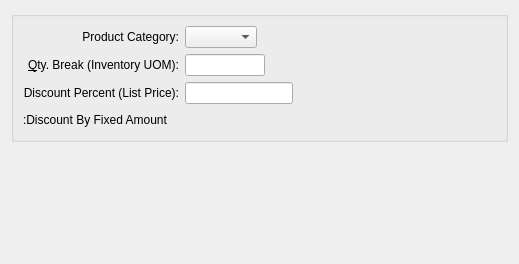
       <widget class="QWidget" name="prodcat">
        <layout class="QGridLayout">
         <item row="0" column="0">
          <widget class="QGroupBox" name="_prodCatGroup">
           <property name="title">
            <string/>
           </property>
           <layout class="QGridLayout">
            <item row="0" column="0">
             <widget class="XLabel" name="_prodcatLit">
              <property name="text">
               <string>Product Category:</string>
              </property>
              <property name="alignment">
               <set>Qt::AlignRight|Qt::AlignTrailing|Qt::AlignVCenter</set>
              </property>
             </widget>
            </item>
            <item row="0" column="1">
             <layout class="QHBoxLayout">
              <item>
               <widget class="XComboBox" name="_prodcat"/>
              </item>
              <item>
               <spacer>
                <property name="orientation">
                 <enum>Qt::Horizontal</enum>
                </property>
                <property name="sizeType">
                 <enum>QSizePolicy::Expanding</enum>
                </property>
                <property name="sizeHint" stdset="0">
                 <size>
                  <width>151</width>
                  <height>20</height>
                 </size>
                </property>
               </spacer>
              </item>
             </layout>
            </item>
            <item row="1" column="0">
             <widget class="XLabel" name="_qtyBreakCatLit">
              <property name="text">
               <string>&amp;Qty. Break (Inventory UOM):</string>
              </property>
              <property name="alignment">
               <set>Qt::AlignRight|Qt::AlignTrailing|Qt::AlignVCenter</set>
              </property>
              <property name="buddy">
               <cstring>_qtyBreakCat</cstring>
              </property>
             </widget>
            </item>
            <item row="1" column="1">
             <layout class="QHBoxLayout">
              <item>
               <widget class="XLineEdit" name="_qtyBreakCat">
                <property name="sizePolicy">
                 <sizepolicy hsizetype="Preferred" vsizetype="Fixed">
                  <horstretch>0</horstretch>
                  <verstretch>0</verstretch>
                 </sizepolicy>
                </property>
                <property name="maximumSize">
                 <size>
                  <width>80</width>
                  <height>32767</height>
                 </size>
                </property>
                <property name="alignment">
                 <set>Qt::AlignRight</set>
                </property>
               </widget>
              </item>
              <item>
               <spacer>
                <property name="orientation">
                 <enum>Qt::Horizontal</enum>
                </property>
                <property name="sizeType">
                 <enum>QSizePolicy::Expanding</enum>
                </property>
                <property name="sizeHint" stdset="0">
                 <size>
                  <width>91</width>
                  <height>16</height>
                 </size>
                </property>
               </spacer>
              </item>
             </layout>
            </item>
            <item row="2" column="0">
             <widget class="XLabel" name="_discountLit">
              <property name="text">
               <string>Discount Percent (List Price):</string>
              </property>
              <property name="alignment">
               <set>Qt::AlignRight|Qt::AlignTrailing|Qt::AlignVCenter</set>
              </property>
              <property name="buddy">
               <cstring>_price</cstring>
              </property>
             </widget>
            </item>
            <item row="2" column="1">
             <layout class="QHBoxLayout">
              <item>
               <widget class="XLineEdit" name="_discount">
                <property name="sizePolicy">
                 <sizepolicy hsizetype="Preferred" vsizetype="Fixed">
                  <horstretch>0</horstretch>
                  <verstretch>0</verstretch>
                 </sizepolicy>
                </property>
                <property name="alignment">
                 <set>Qt::AlignRight</set>
                </property>
               </widget>
              </item>
              <item>
               <spacer>
                <property name="orientation">
                 <enum>Qt::Horizontal</enum>
                </property>
                <property name="sizeHint" stdset="0">
                 <size>
                  <width>40</width>
                  <height>20</height>
                 </size>
                </property>
               </spacer>
              </item>
             </layout>
            </item>
            <item row="3" column="0">
             <widget class="QLabel" name="_fixedAmtDiscountLit">
              <property name="layoutDirection">
               <enum>Qt::RightToLeft</enum>
              </property>
              <property name="text">
               <string>:Discount By Fixed Amount</string>
              </property>
             </widget>
            </item>
            <item row="3" column="1">
             <layout class="QHBoxLayout" name="horizontalLayout">
              <item>
               <widget class="CurrCluster" name="_fixedAmtDiscount">
                <property name="format">
                 <enum>CurrDisplay::Cost</enum>
                </property>
                <property name="currencyDisabled">
                 <bool>true</bool>
                </property>
               </widget>
              </item>
              <item>
               <spacer name="horizontalSpacer">
                <property name="orientation">
                 <enum>Qt::Horizontal</enum>
                </property>
                <property name="sizeHint" stdset="0">
                 <size>
                  <width>40</width>
                  <height>20</height>
                 </size>
                </property>
               </spacer>
              </item>
             </layout>
            </item>
           </layout>
          </widget>
         </item>
         <item row="1" column="0">
          <spacer>
           <property name="orientation">
            <enum>Qt::Vertical</enum>
           </property>
           <property name="sizeType">
            <enum>QSizePolicy::Expanding</enum>
           </property>
           <property name="sizeHint" stdset="0">
            <size>
             <width>497</width>
             <height>111</height>
            </size>
           </property>
          </spacer>
         </item>
        </layout>
       </widget>
